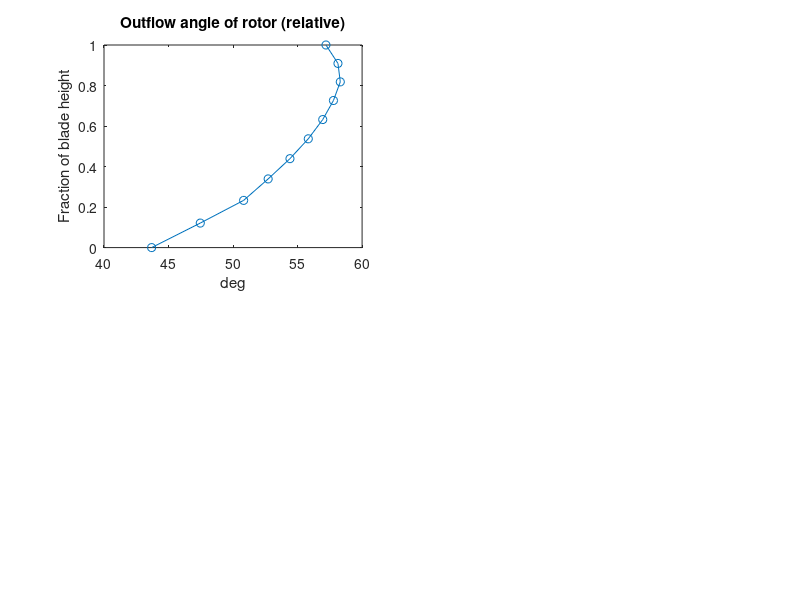

This figure's MATLAB source:
frac_ht = [0.000; 0.121; 0.233; 0.339; 0.439; 0.537; 0.632; 0.726; 0.818; 0.909; 1.000];


%% Inlet


%% IGV


%% Rotor
blade_angle_rotor_te = [43.69; 47.46; 50.82; 52.72; 54.41; 55.83; 56.95; 57.78; 58.31; 58.13; 57.20];

% Create plots
figure;

% Plot 1: 
subplot(2, 2, 1);
plot(blade_angle_rotor_te, frac_ht, '-o');
title('Outflow angle of rotor (relative)');
xlabel('deg');
ylabel('Fraction of blade height');

%% Stator

%% Outlet